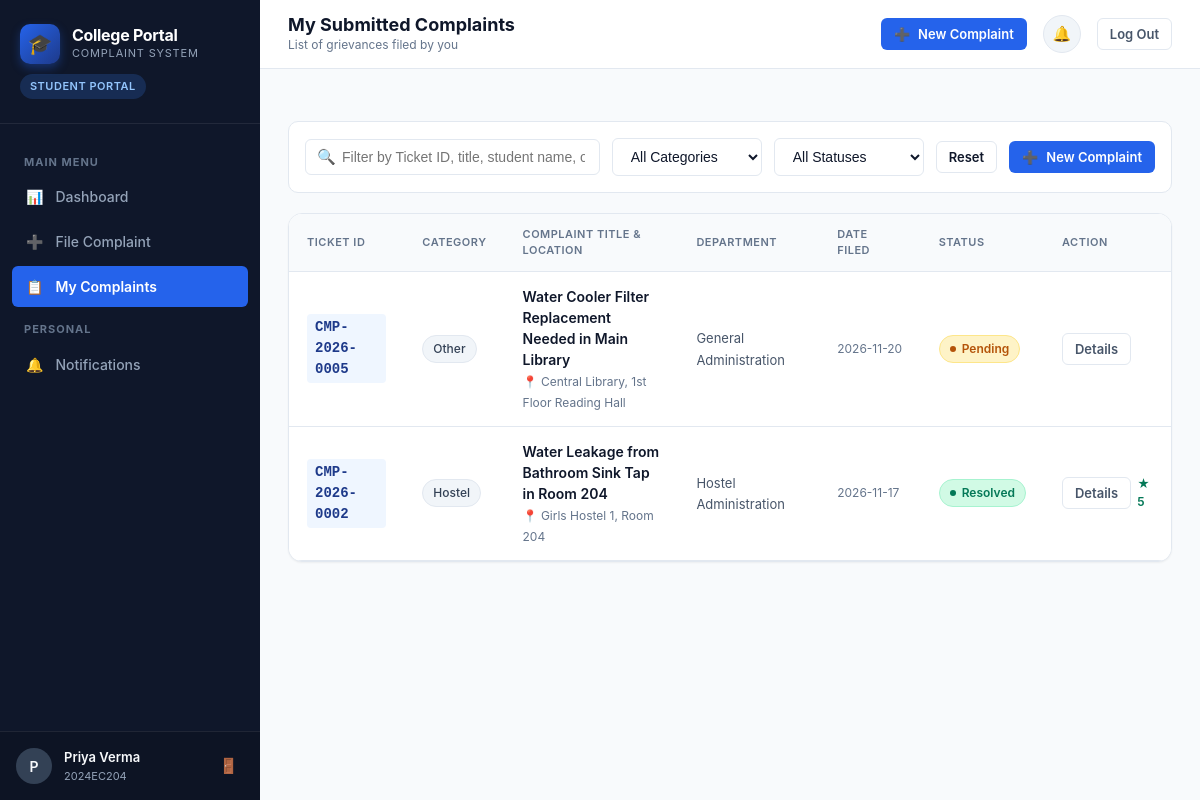
The page /student/complaints (signed in) on the database its author committed.
### tables this page shows
CREATE TABLE users (
    id INTEGER PRIMARY KEY AUTOINCREMENT,
    username TEXT UNIQUE NOT NULL,
    password_hash TEXT NOT NULL,
    full_name TEXT NOT NULL,
    email TEXT UNIQUE NOT NULL,
    role TEXT NOT NULL CHECK(role IN ('student', 'staff', 'admin')),
    department_id INTEGER,
    phone TEXT,
    roll_number TEXT,
    created_at TIMESTAMP DEFAULT CURRENT_TIMESTAMP,
    FOREIGN KEY (department_id) REFERENCES departments(id) ON DELETE SET NULL
);

CREATE TABLE complaints (
    id INTEGER PRIMARY KEY AUTOINCREMENT,
    ticket_id TEXT UNIQUE NOT NULL,
    student_id INTEGER NOT NULL,
    category TEXT NOT NULL CHECK(category IN ('Hostel', 'Classroom', 'Wi-Fi', 'Maintenance', 'Other')),
    title TEXT NOT NULL,
    description TEXT NOT NULL,
    location TEXT,
    department_id INTEGER,
    assigned_to INTEGER,
    status TEXT NOT NULL DEFAULT 'Pending' CHECK(status IN ('Pending', 'Assigned', 'In Progress', 'Resolved', 'Closed')),
    created_at TIMESTAMP DEFAULT CURRENT_TIMESTAMP,
    updated_at TIMESTAMP DEFAULT CURRENT_TIMESTAMP,
    FOREIGN KEY (student_id) REFERENCES users(id) ON DELETE CASCADE,
    FOREIGN KEY (department_id) REFERENCES departments(id) ON DELETE SET NULL,
    FOREIGN KEY (assigned_to) REFERENCES users(id) ON DELETE SET NULL
);

CREATE TABLE departments (
    id INTEGER PRIMARY KEY AUTOINCREMENT,
    name TEXT UNIQUE NOT NULL,
    code TEXT UNIQUE NOT NULL,
    description TEXT,
    created_at TIMESTAMP DEFAULT CURRENT_TIMESTAMP
);

CREATE TABLE feedback (
    id INTEGER PRIMARY KEY AUTOINCREMENT,
    complaint_id INTEGER UNIQUE NOT NULL,
    student_id INTEGER NOT NULL,
    rating INTEGER NOT NULL CHECK(rating >= 1 AND rating <= 5),
    comments TEXT,
    created_at TIMESTAMP DEFAULT CURRENT_TIMESTAMP,
    FOREIGN KEY (complaint_id) REFERENCES complaints(id) ON DELETE CASCADE,
    FOREIGN KEY (student_id) REFERENCES users(id) ON DELETE CASCADE
);

### app.py (the view)
@app.route('/student/complaints')
@role_required('student')
def student_complaints():
    db = get_db()
    student_id = g.user['id']
    status_filter = request.args.get('status', '').strip()
    category_filter = request.args.get('category', '').strip()
    search_query = request.args.get('search', '').strip()
    sql = """
        SELECT c.*, d.name AS department_name, f.id AS feedback_id, f.rating AS feedback_rating
        FROM complaints c
        LEFT JOIN departments d ON c.department_id = d.id
        LEFT JOIN feedback f ON c.id = f.complaint_id
        WHERE c.student_id = ?
    """
    params = [student_id]
    if status_filter:
        sql += " AND c.status = ?"
        params.append(status_filter)
    if category_filter:
        sql += " AND c.category = ?"
        params.append(category_filter)
    if search_query:
        sql += " AND (c.ticket_id LIKE ? OR c.title LIKE ? OR c.description LIKE ?)"
        wildcard = f"%{search_query}%"
        params.extend([wildcard, wildcard, wildcard])
    sql += " ORDER BY c.created_at DESC"
    complaints = db.execute(sql, params).fetchall()
    return render_template(
        'complaints.html',
        complaints=complaints,
        status_filter=status_filter,
        category_filter=category_filter,
        search_query=search_query,
        page_title="My Submitted Complaints",
        user_role="student"
    )

### app.py (called while the page is built, shortened)
def get_current_user():
    user_id = session.get('user_id')
    if not user_id:
        return None
    db = get_db()
    user = db.execute(
        """
        SELECT u.*, d.name AS department_name, d.code AS department_code
        FROM users u
        LEFT JOIN departments d ON u.department_id = d.id
        WHERE u.id = ?
        """,
        (user_id,)
    ).fetchone()
    return user

@app.before_request
def load_logged_in_user():
    g.user = get_current_user()
    if g.user:
        db = get_db()
        unread_count = db.execute(
            "SELECT COUNT(*) FROM notifications WHERE user_id = ? AND is_read = 0",
            (g.user['id'],)
        ).fetchone()[0]
        g.unread_notifications_count = unread_count
    else:
        g.unread_notifications_count = 0

@app.context_processor
def inject_global_vars():
    return {
        'current_user': g.user,
        'unread_count': g.unread_notifications_count,
        'current_year': datetime.now().year
    }

def role_required(*roles):
    def decorator(f):
        @wraps(f)
        def decorated_function(*args, **kwargs):
            if g.user is None:
                flash("Please log in to continue.", "warning")
                return redirect(url_for('login'))
            return f(*args, **kwargs)
        return decorated_function
    return decorator

### database.py (called while the page is built)
def get_db_path():
    return os.environ.get('COMPLAINTS_DB_PATH', DEFAULT_DB_PATH)

def get_db():
    db_path = get_db_path()
    os.makedirs(os.path.dirname(db_path), exist_ok=True)
    conn = sqlite3.connect(db_path)
    conn.row_factory = sqlite3.Row
    conn.execute("PRAGMA foreign_keys = ON;")
    return conn

### templates/complaints.html (shortened to what this page needs)
{% extends "base.html" %}
{% block page_title %}{{ page_title }}{% endblock %}
{% block breadcrumb %}
  {% if user_role == 'student' %}
    List of grievances filed by you
  {% elif user_role == 'staff' %}
    Complaints assigned to {{ current_user.department_name }}
  {% else %}
    Master directory of all campus complaints
  {% endif %}
{% endblock %}
{% block content %}
<div class="toolbar">
  <div class="search-box">
    <span class="search-icon">🔍</span>
    <input type="text" id="clientTableSearch" placeholder="Filter by Ticket ID, title, student name, or location..." value="{{ search_query }}">
  </div>
  <select id="clientCategoryFilter" class="filter-select">
    <option value="">All Categories</option>
  </select>
  <select id="clientStatusFilter" class="filter-select">
    <option value="">All Statuses</option>
  </select>
  <a href="{{ request.path }}" class="btn btn-outline btn-sm" title="Clear all filters">
    Reset
  </a>
  {% if user_role == 'student' %}
    <a href="{{ url_for('submit_complaint') }}" class="btn btn-primary btn-sm" style="margin-left: auto;">
      <span>➕</span> New Complaint
    </a>
  {% endif %}
</div>
<div class="card">
  <div class="card-body" style="padding: 0;">
    <div class="table-responsive" style="border: none; border-radius: 0;">
      <table class="data-table" id="filterableTable">
        <thead>
          <tr>
            <th>Ticket ID</th>
            <th>Category</th>
            <th>Complaint Title &amp; Location</th>
            <th>Department</th>
            <th>Date Filed</th>
            <th>Status</th>
            <th>Action</th>
          </tr>
        </thead>
        <tbody>
          {% if complaints %}
            {% for c in complaints %}
              <tr class="table-row-item" data-category="{{ c.category }}" data-status="{{ c.status }}">
                <td>
                  <a href="{{ url_for('complaint_details', id=c.id) }}" class="ticket-code">{{ c.ticket_id }}</a>
                </td>
                <td>
                  <span class="badge badge-cat">{{ c.category }}</span>
                </td>
                <td class="complaint-title-cell">
                  <span class="title-text">{{ c.title }}</span>
                  <span class="meta-sub">📍 {{ c.location or 'General' }}</span>
                </td>
                <td>
                  <span style="font-size: 13px; color: var(--text-secondary);">
                    {{ c.department_name or 'Unassigned' }}
                  </span>
                </td>
                <td style="font-size: 12px; color: var(--text-muted); white-space: nowrap;">
                  {{ c.created_at[:10] }}
                </td>
                <td>
                  {% if c.status == 'Pending' %}
                    <span class="badge badge-pending"><span class="badge-dot"></span>Pending</span>
                  {% elif c.status == 'Assigned' %}
                    <span class="badge badge-assigned"><span class="badge-dot"></span>Assigned</span>
                  {% elif c.status == 'In Progress' %}
                    <span class="badge badge-in-progress"><span class="badge-dot"></span>In Progress</span>
                  {% elif c.status in ('Resolved', 'Closed') %}
                    <span class="badge badge-resolved"><span class="badge-dot"></span>Resolved</span>
                  {% endif %}
                </td>
                <td>
                  <div style="display: flex; gap: 6px; align-items: center;">
                    <a href="{{ url_for('complaint_details', id=c.id) }}" class="btn btn-secondary btn-sm">
                      Details
                    </a>
                    {% if user_role == 'student' and c.status in ('Resolved', 'Closed') %}
                      {% if not c.feedback_id %}
                        <a href="{{ url_for('submit_feedback', id=c.id) }}" class="btn btn-warning btn-sm" style="color: #78350f; font-weight: 700;">
                          Rate
                        </a>
                      {% else %}
                        <span style="font-size: 12px; color: #047857; font-weight: 600;">★ {{ c.feedback_rating }}</span>
                      {% endif %}
                    {% endif %}
                  </div>
                </td>
              </tr>
            {% endfor %}
          {% endif %}
        </tbody>
      </table>
    </div>
  </div>
</div>
{% endblock %}

### templates/base.html (shortened to what this page needs)
<!DOCTYPE html>
<html lang="en">
<head>
  <link rel="stylesheet" href="{{ url_for('static', filename='css/style.css') }}">
</head>
<body>
{% if current_user %}
<div class="app-wrapper">
  <aside class="app-sidebar" id="appSidebar">
    <div class="sidebar-header">
      <a href="{{ url_for('index') }}" class="brand-link">
        <div class="brand-icon">🎓</div>
        <div class="brand-text">
          <h1>College Portal</h1>
          <span>Complaint System</span>
        </div>
      </a>
      {% if current_user.role == 'student' %}
        <span class="sidebar-role-badge role-student">Student Portal</span>
      {% elif current_user.role == 'staff' %}
        <span class="sidebar-role-badge role-staff">Staff Desk</span>
      {% elif current_user.role == 'admin' %}
        <span class="sidebar-role-badge role-admin">Admin Console</span>
      {% endif %}
    </div>
    <nav class="sidebar-nav">
      {% if current_user.role == 'student' %}
        <div class="nav-section-title">Main Menu</div>
        <div class="nav-item">
          <a href="{{ url_for('student_dashboard') }}" class="nav-link {% if request.endpoint == 'student_dashboard' %}active{% endif %}">
            <span>📊</span> Dashboard
          </a>
        </div>
        <div class="nav-item">
          <a href="{{ url_for('submit_complaint') }}" class="nav-link {% if request.endpoint == 'submit_complaint' %}active{% endif %}">
            <span>➕</span> File Complaint
          </a>
        </div>
        <div class="nav-item">
          <a href="{{ url_for('student_complaints') }}" class="nav-link {% if request.endpoint == 'student_complaints' %}active{% endif %}">
            <span>📋</span> My Complaints
          </a>
        </div>
      {% endif %}
      <div class="nav-section-title">Personal</div>
      <div class="nav-item">
        <a href="{{ url_for('notifications') }}" class="nav-link {% if request.endpoint == 'notifications' %}active{% endif %}">
          <span>🔔</span> Notifications
        </a>
      </div>
    </nav>
    <div class="sidebar-footer">
      <div class="user-profile-snippet">
        <div class="user-avatar">
          {{ current_user.full_name[:1] }}
        </div>
        <div class="user-info">
          <div class="name">{{ current_user.full_name }}</div>
          <div class="meta">
            {% if current_user.role == 'student' %}
              {{ current_user.roll_number or 'Student' }}
            {% elif current_user.role == 'staff' %}
              {{ current_user.department_code or 'Staff' }}
            {% else %}
              System Admin
            {% endif %}
          </div>
        </div>
        <a href="{{ url_for('logout') }}" class="logout-icon-btn" title="Log out">
          <span>🚪</span>
        </a>
      </div>
    </div>
  </aside>
  <div class="app-main">
    <header class="top-header">
      <div class="header-left">
        <div class="page-title-group">
          <h2>{% block page_title %}Dashboard{% endblock %}</h2>
          <div class="breadcrumb">{% block breadcrumb %}College Complaint & Resolution System{% endblock %}</div>
        </div>
      </div>
      <div class="header-right">
        {% if current_user.role == 'student' %}
          <a href="{{ url_for('submit_complaint') }}" class="btn btn-primary btn-sm">
            <span>➕</span> New Complaint
          </a>
        {% endif %}
        <a href="{{ url_for('notifications') }}" class="header-action-btn" title="Notifications">
          <span>🔔</span>
        </a>
        <a href="{{ url_for('logout') }}" class="btn btn-secondary btn-sm" title="Log Out">
          Log Out
        </a>
      </div>
    </header>
    <main class="content-body">
      {% block content %}{% endblock %}
    </main>
  </div>
</div>
{% endif %}
</body>
</html>

### rows shown on the page
users: full_name "P", full_name "Priya Verma", roll_number "2024EC204"
complaints: ticket_id "CMP-2026-0005", category "Other", title "Water Cooler Filter Replacement Needed in Main Library", location "Central Library, 1st Floor Reading Hall", name "General Administration", created_at "2026-11-20", status "Pending" (drawn)
feedback: ticket_id "CMP-2026-0002", category "Hostel", title "Water Leakage from Bathroom Sink Tap in Room 204", location "Girls Hostel 1, Room 204", name "Hostel Administration", created_at "2026-11-17", shows "Resolved", feedback_rating "5"

### other values the page prints
{{ page_title }} "My Submitted Complaints"
